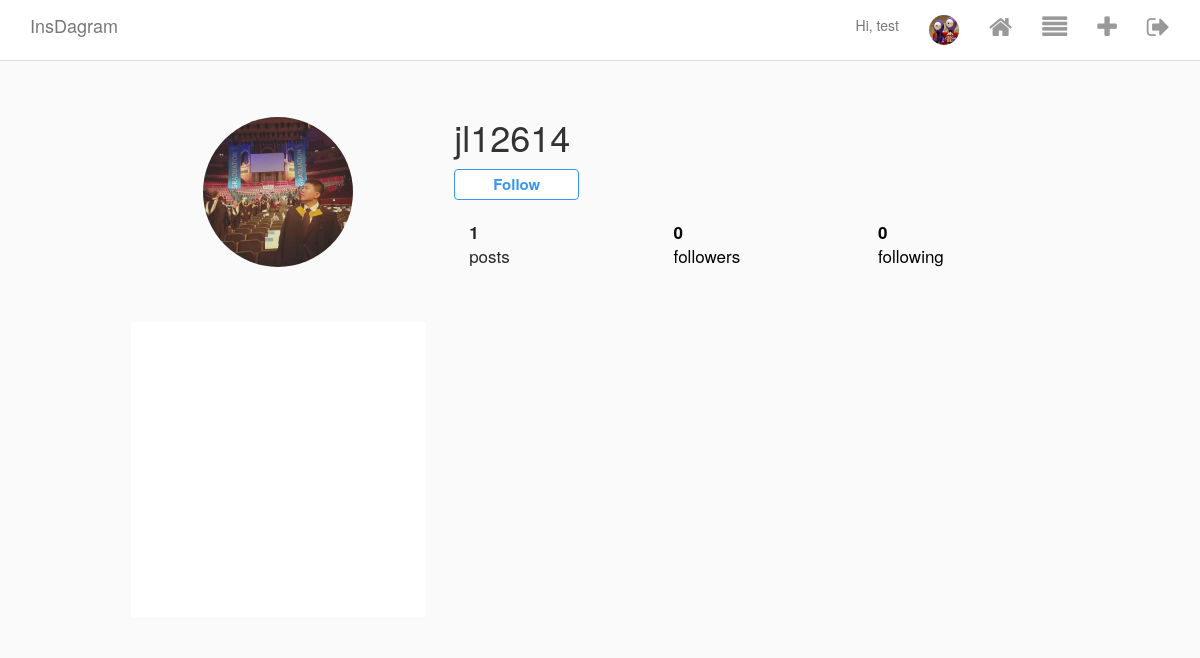
Before: /user/3 (signed in) with the older database file.
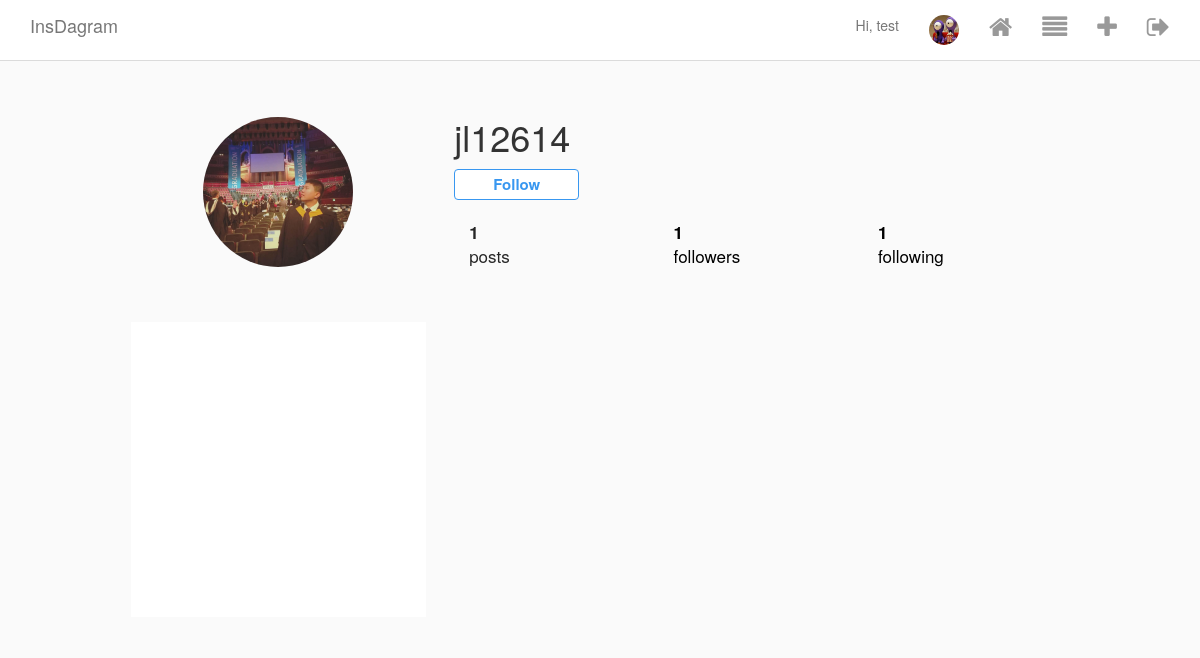
After: the same page with the newer database file.
### Insta/models.py (models this page shows, shortened)
class InstaUser(AbstractUser):
    profile_pic = ProcessedImageField(
        upload_to = 'static/images/profile_users',
        format = 'JPEG',
        options={'quality':100},
        blank=True,
        null = True
        )
    def get_connections(self):
        connections = UserConnection.objects.filter(creator=self)
        return connections
    def get_followers(self):
        followers = UserConnection.objects.filter(following=self)
        return followers

class Post(models.Model):
    title = models.TextField(blank=True,null=True)
    image = ProcessedImageField(
        upload_to = 'static/images/posts',
        format = 'JPEG',
        options={'quality':100},
        blank=True,
        null = True
    )
    author = models.ForeignKey( # a foreign key indicate a Many-To-One relationship
        InstaUser, #foreign key is InstaUser
        blank=True,
        null=True,
        on_delete=models.CASCADE, # delete this author will delete all his posts
        related_name='posts', # we can use author.posts to get all posts belong to this user
        )
    posted_on = models.DateTimeField(
        auto_now_add=True,
        editable=False,
    )
    def get_like_count(self):
        return self.likes.count()
    def get_comment_count(self):
        return self.comments.count()

### Insta/views.py (the view)
# urls.py: path('user/<int:pk>', UserDetailView.as_view(), name='user_detail'),
class UserDetailView(DetailView):
        model = InstaUser
        template_name = 'user_detail.html'

### Insta/templatetags/custom_tags.py (called while the page is built)
@register.simple_tag
def is_following(current_user, background_user):
    return background_user.get_followers().filter(creator=current_user).exists()

### templates/user_detail.html (shortened to what this page needs)
{% extends 'base.html' %}
{% load custom_tags %}
{% block content %}
<div class="profile">
    <div class="profile__head">
        <div class="row">
            <div class="col-xs-4 left">
                {% if object.profile_pic %}
                    <img class="picture-circle" src="/{{object.profile_pic}}">
                {% endif %}
            </div>
            <div class="col-xs-8 right">
                <div class="name-buttons">
                    <h1 class="username">{{ object.username }}</h1>
                    {% if user == object %}
                        <a class="edit-desktop" href= "{% url 'edit_profile' object.pk %}"   >
                            <button class="edit-profile">Edit Profile</button>
                        </a>
                    {% else %}
                        {% is_following user object as following %}
                        <div class="follow-toggle__container">
                            <button class="btn btn-primary {% if not following %}follow-user{% else %}unfollow-user{% endif %}" id="{{ object.pk }}">
                                {% if following %}
                                    Unfollow
                                {% else %}
                                    Follow
                                {% endif %}
                            </button>
                        </div>
                    {% endif %}
                </div>
                <div>
                    <ul class="stats">
                        <div class="col-xs-4"><li class="stats__count"><span>{{ object.posts.count }}</span><br> posts</li></div>
                        <div class="col-xs-4"><a href= "{% url 'follower' %}" style="text-decoration: none; color: black;"><li class="stats__count"><span class="follower_count" id="follower_id">{{ object.get_followers.count }}</span><br> followers</li></a></div>
                        <div class="col-xs-4"><a  href= "{% url 'following' %}"  style="text-decoration: none; color: black;"><li class="stats__count"><span>{{ object.get_connections.count }}</span><br> following</li></a></div>
                    </ul>
                </div>
            </div>
        </div>
    </div>
    <div class="profile__body">
        <div class="row">
        {% for post in object.posts.all %}
            <div class="col-xs-4">
                <div class="picture-square" style="background-image: url(http://{{ request.META.HTTP_HOST }}/{{ post.image.url }}); background-size: contain;">
                </div>
            </div>
        {% endfor %}
        </div>
    </div>
</div>
{% endblock content %}

### templates/base.html (shortened to what this page needs)
<html>
    <head>
        {% load static %}
        <link href="{% static 'vendor/bootstrap/css/bootstrap.min.css' %}" rel="stylesheet">
        <link href="{% static 'vendor/font-awesome-4.6.3/css/font-awesome.min.css' %}" rel="stylesheet">
        <link href="{% static 'css/style.css' %}" rel="stylesheet">
    </head>
    <body>
        {% load static %}
        {% include 'header.html' %}
        <div class="content-wrapper">
            <div class="container">
                {% block content %}
                {% endblock content%}
            </div>
        </div>
    </body>
</html>

### templates/header.html (shortened to what this page needs)
<div class="navbar navbar-default navbar-fixed-top" id="main-nav">
    <div class="container desktop">
        <div class="navbar-header">
            <a href="{% url 'posts' %}" class="navbar-brand">InsDagram</a>
        </div>
        <div id="navbar-main">
                <ul class="nav navbar-nav navbar-right">
                    {% if request.user.is_authenticated %}
                        <li><a> Hi, {{ user.username }}</a></li>
                        <li><a href="{% url 'user_detail' user.id  %}" class="poster__name">
                            {% if user.profile_pic %}
                                <img class="picture-circle--small" src=" /{{user.profile_pic}}" >
                            {% else %}
                                <i class="fa fa-user" aria-hidden="true"></i>
                            {% endif %}
                        </a></li>
                        <li><a href="{% url 'posts' %}"><i class="fa fa-home"  aria-hidden="true"></i></a></li>
                        <li><a href="{% url 'following_posts' %}"><i class="fa fa-align-justify"  aria-hidden="true"></i></a></li>
                        <li><a href="{% url 'make_post' %}"><i class="fa fa-plus"  aria-hidden="true"></i></a></li>
                        <li><a href="{% url 'logout' %}"><i class="fa fa-sign-out"  aria-hidden="true"></i></a></li>
                    {% endif %}
                </ul>
            </div>
    </div>
</div>

### static/css/style.css (style rules this page uses)
.unfollow-user, .follow-user, .generic-button { font-weight: bold; font-size: 15px; outline: none; }
.follow-user, .generic-button { background-color: #fff; border-color: #3897f0; color: #3897f0; padding: 4px 38px; }
html { height: 100%; }
body { min-height: 100%; background-color: #fafafa; }
.content-wrapper { margin-top: 57px; margin-bottom: 60px; background-color: #fafafa; }
.picture-circle, .picture-circle--medium, .picture-circle--small { border-radius: 100%; width: 150px; height: 150px; }
.picture-circle--small { width: 30px; height: 30px; }
.picture-square { position: relative; background-repeat: no-repeat; background-position: center center; background-color: #fff; cursor: pointer; }
.picture-square:after { content: ""; display: block; padding-bottom: 100%; }
.navbar { background-color: #fff; border-bottom-color: #dbdbdb; }
.navbar .fa { font-size: 25px; color: #999999; }
.profile { max-width: 975px; padding: 60px 20px 0; margin: 0 auto; }
.profile__head { margin-bottom: 40px; }
.profile__head .left { text-align: center; }
.profile__head h1, .profile__head .edit-profile, .profile__head .options-bubble { vertical-align: middle; }
.profile__head h1 { display: inline-block; margin: 0; }
.profile__head .name-buttons { margin-bottom: 20px; }
.profile__body > .row > .col-xs-4 { padding: 13px; }
.profile .follow-toggle__container { margin-top: 12px; }
.stats { list-style: none; margin: 0; margin-bottom: 20px; padding: 0; }
.stats > * { font-size: 17px; color: #262626; }
.stats .stats__count { display: inline-block; margin-right: 40px; }
.stats .stats__count span { font-weight: bold; }

Changed rows visible on the page:
changed InstaUser "jl12614": get_followers.count "0" → "1"; get_connections.count "0" → "1"
